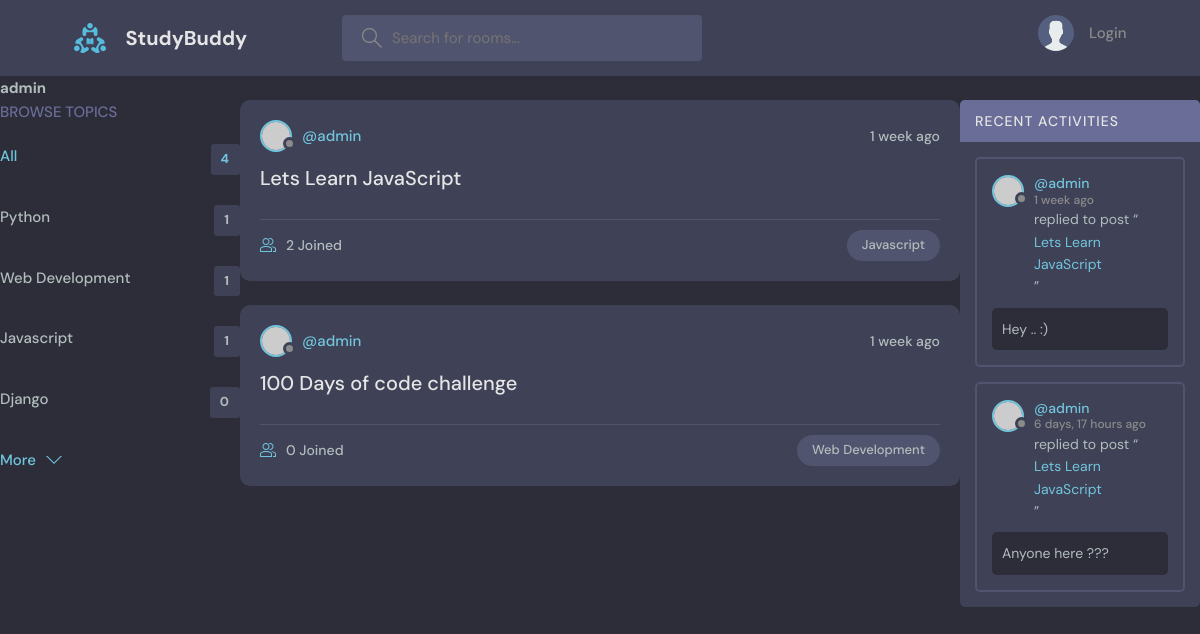
Before: /profile/1/ with the older database file.
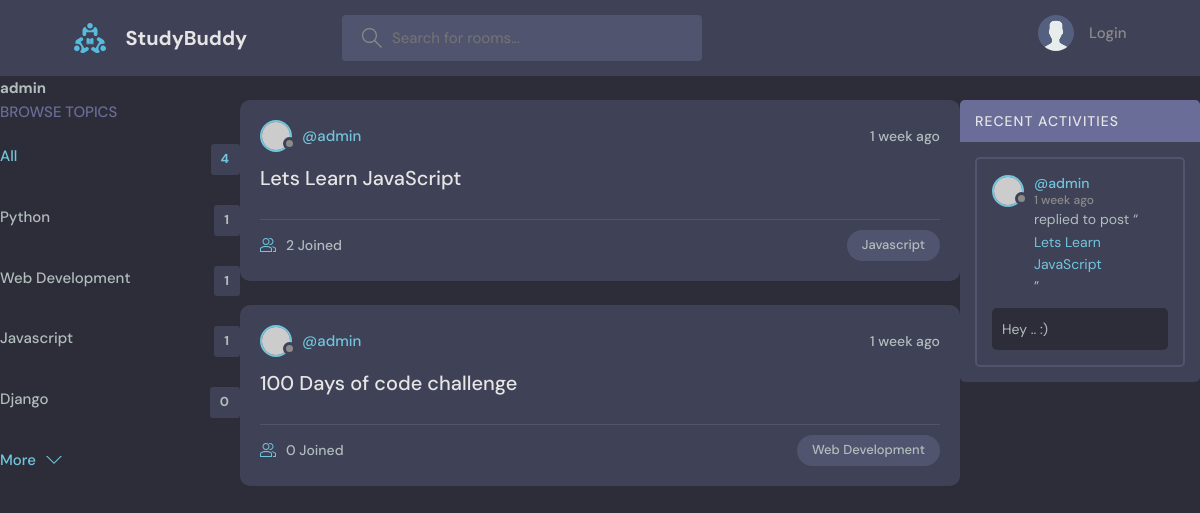
After: the same page with the newer database file.
### base/models.py (models this page shows, shortened)
class Topic(models.Model):
    name = models.CharField(max_length=200)

class Room(models.Model):
    host = models.ForeignKey(User, on_delete=models.SET_NULL, null=True)
    topic = models.ForeignKey(Topic, on_delete=models.SET_NULL, null=True)
    name =  models.CharField(max_length=200)
    description = models.TextField(null=True, blank=True)
    participants = models.ManyToManyField(User, related_name='participants', blank=True)
    updated = models.DateTimeField(auto_now=True)
    created = models.DateTimeField(auto_now_add=True)
    class Meta:
        ordering = ['-updated', '-created']

class Message(models.Model):
    user = models.ForeignKey(User, on_delete=models.CASCADE)
    room = models.ForeignKey(Room, on_delete=models.CASCADE)
    body = models.TextField()
    updated = models.DateTimeField(auto_now=True)
    created = models.DateTimeField(auto_now_add=True)

### base/views.py (the view)
# urls.py: path('profile/<str:pk>/', views.userProfile, name="user-profile"),
def userProfile(request, pk):
    user = User.objects.get(id=pk)
    rooms = user.room_set.all()
    room_messages = user.message_set.all()
    topics = Topic.objects.all()
    context={'user': user, 'rooms': rooms, 'room_messages': room_messages, 'topics': topics  }
    return render(request, 'base/profile.html', context)

### base/templates/base/profile.html (shortened to what this page needs)
{% extends 'main.html' %}
{% block content %}
<h1>{{user.username}}</h1>
<div class="profile-container">
    <div>
        {% include 'base/topic_component.html' %}
    </div>
    <div>
        {% include 'base/feed_component.html' %}
    </div>
    <div>
        {% include 'base/activity_component.html' %}
    </div>
</div>
{% endblock content %}

### base/templates/base/topic_component.html
<div class="topics">
    <div class="topics__header">
      <h2>Browse Topics</h2>
    </div>
    <ul class="topics__list">
      <li>
        <a href="{% url 'home' %}" class="active">All <span>{{topics.count}}</span></a>
      </li>
      {% for topic in topics %}
      <li>
        <a href="{% url 'home' %}?q={{topic.name}}">{{topic.name}}<span>{{topic.room_set.all.count}}</span></a>
      </li>
      {% endfor %}
    </ul>
    <a class="btn btn--link" href="/">
      More
      <svg version="1.1" xmlns="http://www.w3.org/2000/svg" width="32" height="32" viewBox="0 0 32 32">
        <title>chevron-down</title>
        <path d="M16 21l-13-13h-3l16 16 16-16h-3l-13 13z"></path>
      </svg>
    </a>
  </div>

### base/templates/base/feed_component.html (shortened to what this page needs)
{% for room in rooms %}
<div class="roomListRoom">
    <div class="roomListRoom__header">
      <a href="{% url 'user-profile' room.host.id %}" class="roomListRoom__author">
        <div class="avatar avatar--small">
          <img src="https://randomuser.me/api/portraits/women/11.jpg" />
        </div>
        <span>@{{room.host.username}}</span>
      </a>
      <div class="roomListRoom__actions">
        <span>{{room.created|timesince}} ago</span>
      </div>
    </div>
    <div class="roomListRoom__content">
      <a href="{% url 'room' room.id %}">{{room.name}}</a>
    </div>
    <div class="roomListRoom__meta">
      <a href="{% url 'room' room.id %}" class="roomListRoom__joined">
        {{room.participants.all.count}} Joined
      </a>
      <p class="roomListRoom__topic">{{room.topic.name}}</p>
    </div>
</div>
{% endfor %}

### base/templates/base/activity_component.html (shortened to what this page needs)
<div class="activities">
    <div class="activities__header">
      <h2>Recent Activities</h2>
    </div>
    {% for message in room_messages %}
    <div class="activities__box">
      <div class="activities__boxHeader roomListRoom__header">
        <a href="{% url 'user-profile' message.user.id %}" class="roomListRoom__author">
          <div class="avatar avatar--small">
            <img src="https://randomuser.me/api/portraits/women/11.jpg" />
          </div>
          <p>
            @{{message.user}}
            <span>{{message.created|timesince}} ago</span>
          </p>
        </a>
      </div>
      <div class="activities__boxContent">
        <p>replied to post “<a href="{% url 'room' message.room.id %}">{{message.room.name}}</a>”</p>
        <div class="activities__boxRoomContent">
          {{message.body}}
        </div>
      </div>
    </div>
    {% endfor %}
  </div>

Changed rows visible on the page:
removed Message: user "admin", created "6 days, 17 hours", room.name "Lets Learn JavaScript", body "Anyone here ???"
